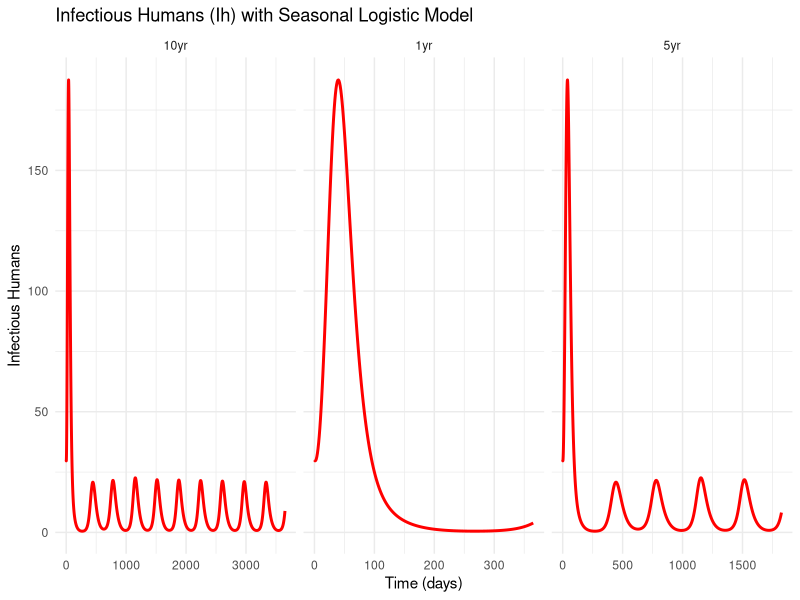
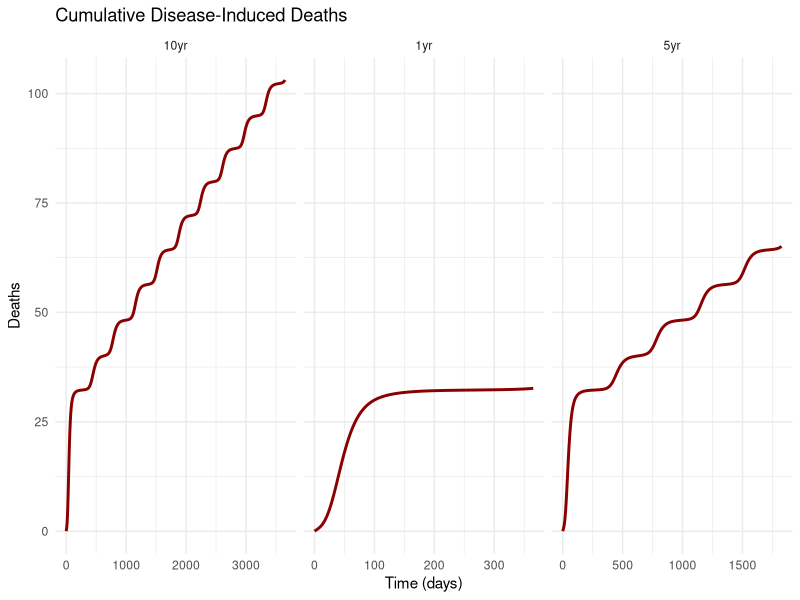
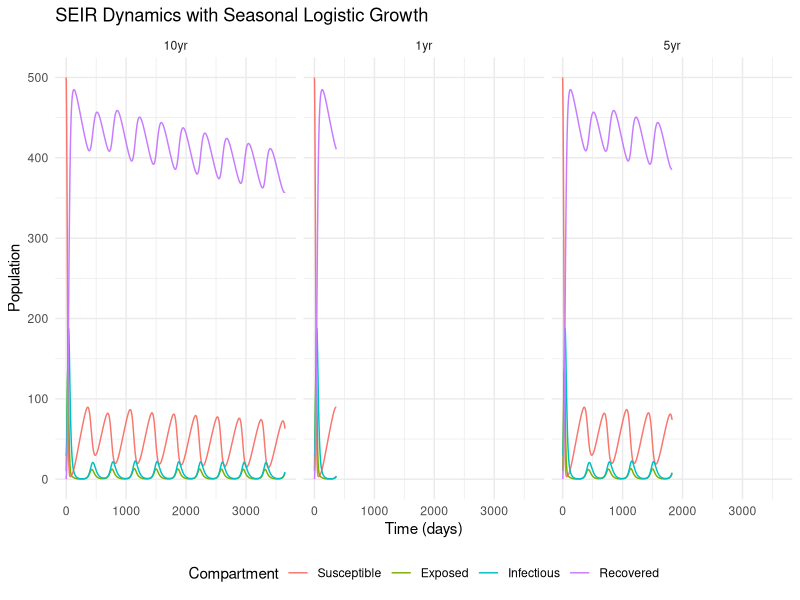

Write R code to recreate these figures, in order.
#########################################################
# MiA - Seasonal Forcing Malaria Model with Logistic Growth
#########################################################

library(deSolve)
library(pracma)
library(ggplot2)
library(dplyr)
library(tidyr)

# Seasonal forcing parameters
T_season <- 365
phi <- 0
A <- 0.3     # Amplitude of biting rate variation
Ab <- 0.3    # Amplitude of vector birth rate variation

# Logistic + Seasonal ODE system
seasonal_logistic_model <- function(t, pop, para){
  Sh <- pop[1]; Eh <- pop[2]; Ih <- pop[3]; Rh <- pop[4]; Ddh <- pop[5]; Dmh <- pop[6]
  Sv <- pop[7]; Ev <- pop[8]; Iv <- pop[9]; Dv <- pop[10]
  
  Nh <- Sh + Eh + Ih + Rh
  Nv <- Sv + Ev + Iv
  
  alpha_t <- para$alpha_bar * (1 + A * cos(2 * pi * t / T_season + phi))
  bv_t <- para$b_v_bar * (1 + Ab * cos(2 * pi * t / T_season + phi))
  
  lambda_h <- para$f_h * alpha_t * para$p_h * Iv / Nh
  lambda_v <- para$f_h * alpha_t * para$p_v * Ih / Nh
  
  dSh <- para$b_h * Nh - lambda_h * Sh + para$omega * Rh - para$mu_h * Sh
  dEh <- lambda_h * Sh - para$sigma_h * Eh - para$mu_h * Eh
  dIh <- para$sigma_h * Eh - para$gamma * Ih - (para$mu_h + para$d) * Ih
  dRh <- para$gamma * Ih - para$omega * Rh - para$mu_h * Rh
  dDdh <- para$d * Ih
  dDmh <- para$mu_h * (Sh + Eh + Ih + Rh)
  
  logistic_birth <- bv_t * Nv * (1 - Nv / para$K_v)
  dSv <- logistic_birth - lambda_v * Sv - para$mu_v * Sv
  dEv <- lambda_v * Sv - para$sigma_v * Ev - para$mu_v * Ev
  dIv <- para$sigma_v * Ev - para$mu_v * Iv
  dDv <- para$mu_v * (Sv + Ev + Iv)
  
  return(list(c(dSh, dEh, dIh, dRh, dDdh, dDmh, dSv, dEv, dIv, dDv)))
}

# ODE runner
run_seasonal_logistic_model <- function(para, ICs, maxtime){
  t_seq <- seq(0, maxtime, by = 1)
  result <- ode(y = ICs, times = t_seq, func = seasonal_logistic_model, parms = para, method = "ode45")
  return(as.data.frame(result))
}

# Base parameters
base_para <- list(
  b_h = 1.1e-5, b_v_bar = 0.25, f_h = 0.6,
  alpha_bar = 0.8, p_h = 0.2, p_v = 0.5,
  sigma_h = 1/10, sigma_v = 1/15,
  gamma = 1/20, omega = 0.0009, d = 0.003,
  mu_h = 1.1e-5, mu_v = 0.1,
  K_v = 5000
)

# Initial state
ICs <- c(
  Sh = 500, Eh = 10, Ih = 30, Rh = 0, Ddh = 0, Dmh = 0,
  Sv = 4000, Ev = 100, Iv = 50, Dv = 0
)

# Time horizons
time_horizons <- list("1yr" = 365, "5yr" = 1825, "10yr" = 3650)
all_results <- list()

# Run simulations
for (label in names(time_horizons)) {
  maxtime <- time_horizons[[label]]
  para <- base_para
  sim <- run_seasonal_logistic_model(para, ICs, maxtime)
  sim$time_horizon <- label
  all_results[[label]] <- sim
}

# Combine into one dataframe
all_data <- bind_rows(all_results)

# ----------------------------
# Plot: Infections Over Time
# ----------------------------
ggplot(all_data, aes(x = time, y = Ih)) +
  geom_line(color = "red", linewidth = 1) +
  facet_wrap(~ time_horizon, scales = "free_x") +
  labs(title = "Infectious Humans (Ih) with Seasonal Logistic Model",
       x = "Time (days)", y = "Infectious Humans") +
  theme_minimal()

# ----------------------------
# Plot: Cumulative Deaths
# ----------------------------
ggplot(all_data, aes(x = time, y = Ddh)) +
  geom_line(color = "darkred", linewidth = 1) +
  facet_wrap(~ time_horizon, scales = "free_x") +
  labs(title = "Cumulative Disease-Induced Deaths", x = "Time (days)", y = "Deaths") +
  theme_minimal()

# ----------------------------
# SEIR Dynamics
# ----------------------------
seir_long <- all_data %>%
  select(time, time_horizon, Sh, Eh, Ih, Rh) %>%
  pivot_longer(cols = c(Sh, Eh, Ih, Rh), names_to = "Compartment", values_to = "Count")

seir_long$Compartment <- factor(seir_long$Compartment,
                                levels = c("Sh", "Eh", "Ih", "Rh"),
                                labels = c("Susceptible", "Exposed", "Infectious", "Recovered"))

ggplot(seir_long, aes(x = time, y = Count, color = Compartment)) +
  geom_line() +
  facet_wrap(~ time_horizon) +
  labs(title = "SEIR Dynamics with Seasonal Logistic Growth", x = "Time (days)", y = "Population") +
  theme_minimal() +
  theme(legend.position = "bottom")

# ----------------------------
# Summary Stats
# ----------------------------
final_stats <- all_data %>%
  group_by(time_horizon) %>%
  summarise(
    Final_Deaths = round(tail(Ddh, 1)),
    Peak_Ih = round(max(Ih)),
    Peak_Day = time[which.max(Ih)],
    .groups = "drop"
  )

print(final_stats)
